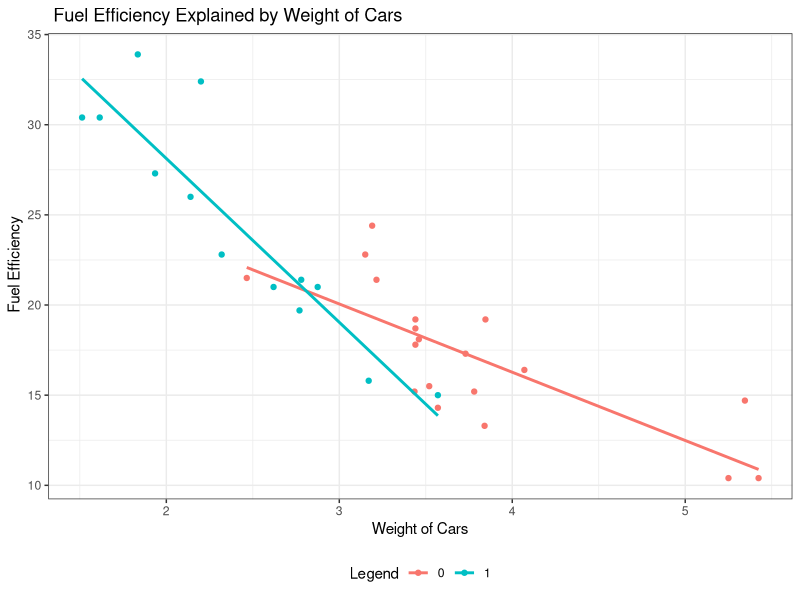
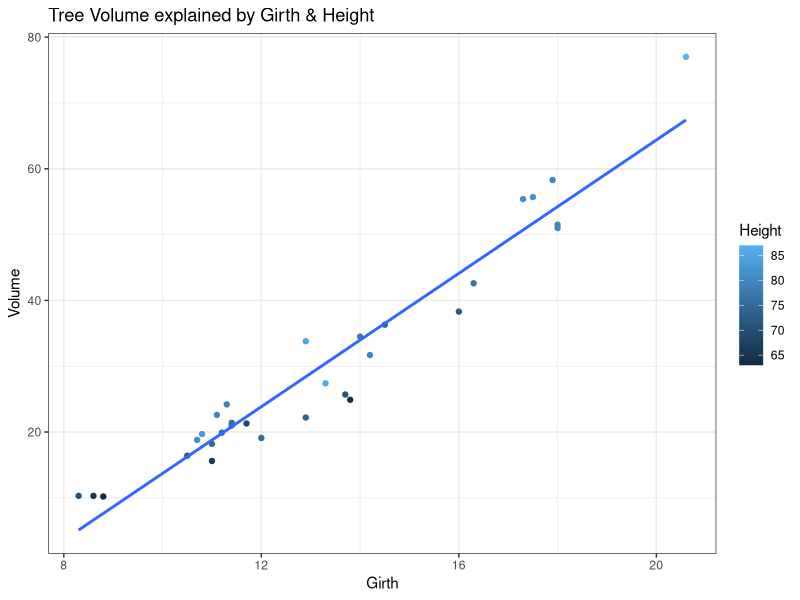
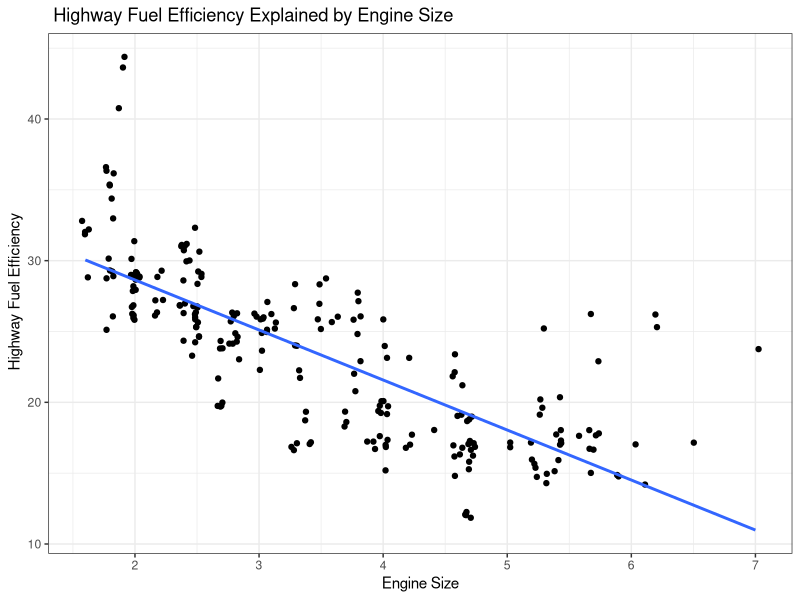
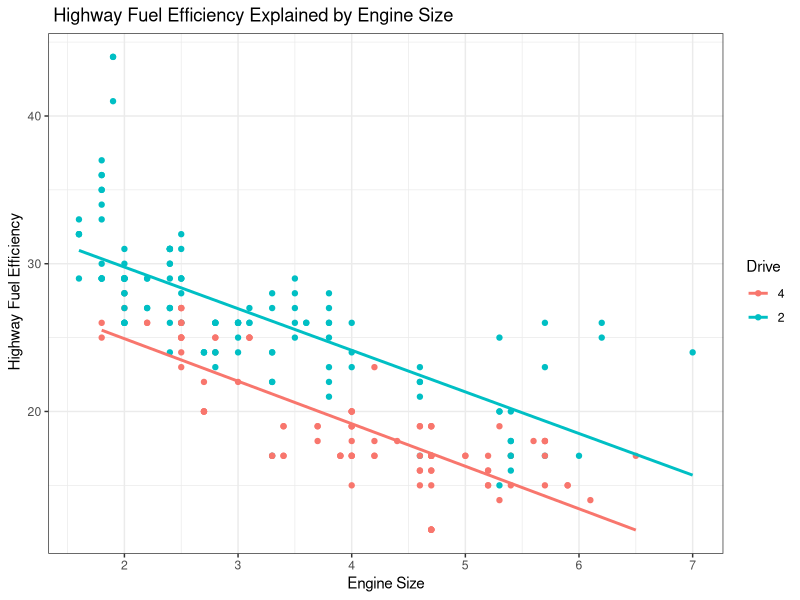

Write the R code that produced these figures, in order.
library(tidyverse)
library(broom)

mtcars <- mtcars

model1 <- mtcars |> 
  lm(mpg ~ wt,data= _)
summary(model1)

model2 <- mtcars |> 
  mutate(am=as.factor(am)) |> 
  mutate(am= fct_recode(am,
                        "Automatic"="0",
                        "Manual"= "1")) |> 
  lm(mpg ~ wt*am,data =_)
summary(model2)

mtcars |> 
  ggplot(aes(x=wt,y=mpg,color=as.factor(am)))+
  geom_point()+
  geom_smooth(method="lm",se=FALSE)+
  theme_bw()+
  labs(x="Weight of Cars",
  y=" Fuel Efficiency",
  title=" Fuel Efficiency Explained by Weight of Cars",
  color="Legend")+
  theme(legend.position="bottom")


  

 
##TREE DATASET --------------------------------------
trees |> 
  ggplot(aes(Girth,Volume,color=Height))+
  geom_point()+
  geom_smooth(method="lm",se=FALSE)+
  theme_bw()+
  labs(title="Tree Volume explained by Girth & Height")


modelA <- trees |> 
  lm(Volume ~Girth +Height, data= _)
summary(modelA)



#  CATEGORICA VARIABLES ---------------------------------------------------
mpg <- mpg

mpg |> 
  ggplot(aes(x = displ,
             y=hwy))+ 
  geom_jitter()+
  geom_smooth(method= lm,se = F)+
  theme_bw()+
  labs(title= " Highway Fuel Efficiency Explained by Engine Size",
       x= "Engine Size",
       y= " Highway Fuel Efficiency")

modelB <- mpg |> 
  lm(hwy ~ displ, data = _)
summary(modelB)

mpg |> 
  mutate(drv= fct_recode(drv,
                         "2"="f",
                         "2"="r")) |> 
  ggplot(aes(displ,hwy,color=drv))+
  geom_point()+ 
  geom_smooth(method=lm,se = F)+
  theme_bw()+
  labs(title= " Highway Fuel Efficiency Explained by Engine Size",
       x= "Engine Size",
       y= " Highway Fuel Efficiency",
       color = "Drive")

mpg |> 
  mutate(drv= fct_recode(drv,
                         "2"="f",
                         "2"="r")) |>
  lm(hwy ~ displ + drv,data = _) |> 
  summary()
  
  
























  





